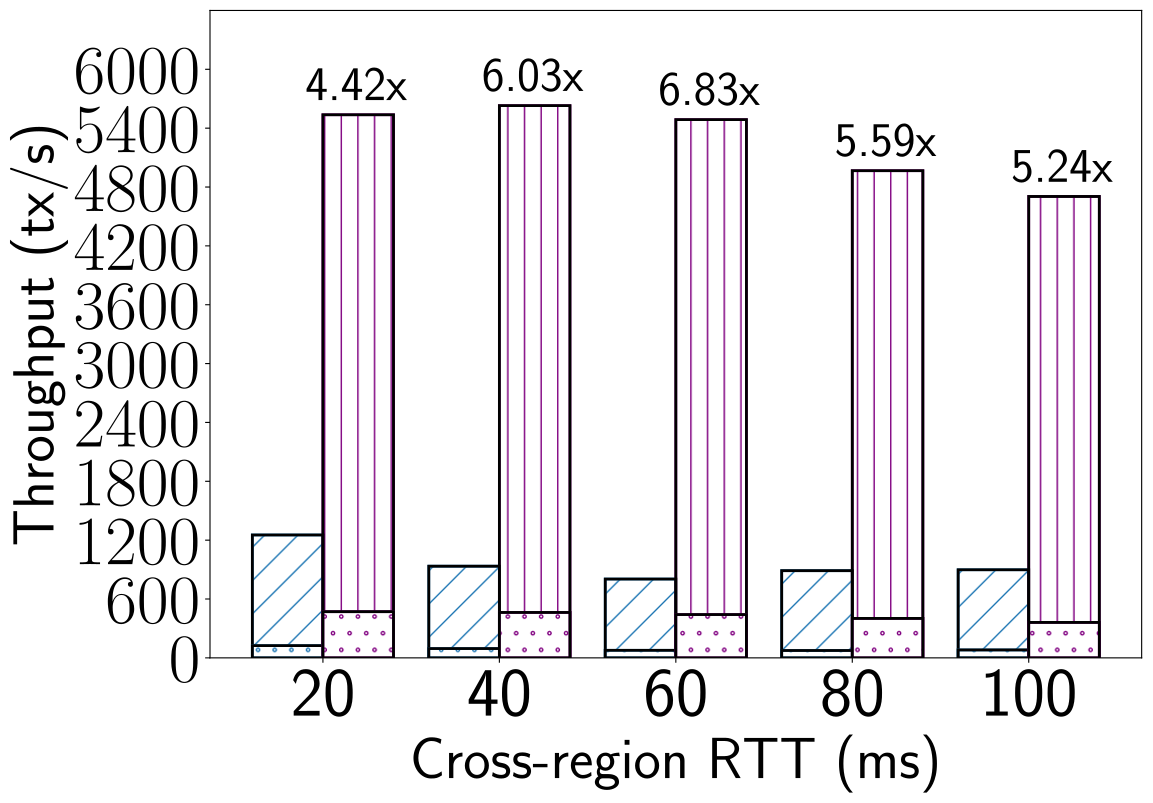

The Python source for this figure:
import numpy as np
import matplotlib.pyplot as plt
import os.path
import sys 
from config import *
size = 5
namelist = ['20','40','60','80','100']

base = np.arange(size)
xxx = [
124.8+1128.0,
94.8+839.45,
77.15+726.4,
75.0+814.1,
80.85+817.15,
]
yyy = [
470.9+5065.6,
463.0+5166.75,
441.3+5045.85,
402.25+4564.1,
361.65+4341.9
]




xxx_break = [124.8,94.8,77.15,75.0,80.85]
yyy_break = [470.9,463.0,441.3,402.25,361.65]


total_width, n = 0.8, 2
width = total_width / n
base = base - (total_width - width) / 2
fig, ax = plt.subplots(figsize=(10,7))
hatch_tuple = [] 
bartuple=plt.bar(base, xxx,  facecolor='white', color='k',in_layout=True, edgecolor=COLOR_S1, width=width, lw=2, hatch='/', label='XXX')
hatch_tuple.append(bartuple[0])
bartuple=plt.bar(base + width, yyy,  facecolor='white', color='k',in_layout=True, edgecolor="purple", width=width, lw=2, hatch='|', label='YYY')
hatch_tuple.append(bartuple[0])

fig.tight_layout()
edge_tuple = []
bartuple = plt.bar(base, xxx,   color='none',in_layout=True, edgecolor='k', width=width, lw=2)
edge_tuple.append(bartuple[0])
bartuple = plt.bar(base+  width, yyy,   color='none',in_layout=True, edgecolor='k', width=width, lw=2)
edge_tuple.append(bartuple[0])



bottom_tuple = []

tmp = plt.bar(base, xxx_break, width=width, facecolor='white', color='k', in_layout=True, edgecolor=COLOR_S1, lw=2, hatch='.', label='XXX')
bottom_tuple.append(tmp)
plt.bar(base, xxx_break,   color='none', in_layout=True, edgecolor='k', width=width, lw=2)

tmp = plt.bar(base+width, yyy_break, width=width, facecolor='white', color='k', in_layout=True, edgecolor="purple", lw=2, hatch='.', label='YYY')
bottom_tuple.append(tmp)
plt.bar(base+width, yyy_break,   color='none', in_layout=True, edgecolor='k', width=width, lw=2)



ax.text(-0.1, (5686.50), "4.42x", fontsize=35)
ax.text(0.9, (5779.75), "6.03x", fontsize=35)
ax.text(1.9, (5637.15), "6.83x", fontsize=35)
ax.text(2.9, (5116.35), "5.59x", fontsize=35)
ax.text(3.9, (4853.55), "5.24x", fontsize=35)
ax.set_xlabel("Cross-region RTT (ms)", size=LABEL_SIZE)
ax.set_ylabel("Throughput (tx/s)", size=LABEL_SIZE)
plt.xticks(base + 0.5 * width, labels=namelist, fontsize=TICK_SIZE)
plt.yticks(np.arange(0, 6600, 600), fontsize=TICK_SIZE)
plt.ylim((0, 6600))


name = os.path.basename(sys.argv[0])[:-2] + 'pdf'
plt.savefig(name, bbox_inches='tight')
